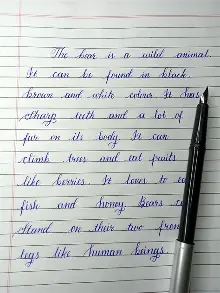
#> input picture samples/sample_cursive_blue.webp, 220 x 293 px
$ python -i assignment_engine.py   (imports and definitions only)
#> lines starting #> are read from the running program, lines starting #| are printed output that depends on the picture
#> further down, picture is the input picture: PIL image 220x293 RGB; mean R, G, B 185.3, 189.6, 188.2
#!/usr/bin/env python3
"""Assignment Notebook Engine — Renders structured handwritten assignment pages.

Produces convincing handwritten assignment pages on ruled notebook paper with:
  - Math notation: superscripts (^{...}), subscripts (_{...}), symbols (∈ → × ∏)
  - Structured layout: Problem headers, sub-parts (a,b,c), sub-sub (i,ii,iii)
  - Indentation, underlines, page headers (Date, Page No, Expt No)
  - Multi-page PDF output
  - Natural handwriting variations (baseline wobble, ink pressure, spacing jitter)

Usage:
    PYTHONPATH=src python assignment_engine.py content.txt output.pdf --style caveat --ink blue

Draw whole words (Caveat ligatures). Sit baselines on the ruled grid.
See AGENTS.md and docs/ASSIGNMENT_PAGES.md.
"""
from __future__ import annotations

import random
import re
from functools import lru_cache
from pathlib import Path
from PIL import Image, ImageChops, ImageDraw, ImageFilter, ImageFont
import numpy as np

FONTS_DIR = Path(__file__).resolve().parents[2] / "assets" / "fonts"

# ── Font styles ──────────────────────────────────────────────────────────────

STYLES = {
    "kalam": {
        "name": "Kalam (Student Notebook)",
        "file": "Kalam.ttf",
        "default_size": 32,
        "line_height": 48,
        "y_offset_ratio": 0.80,
    },
    "caveat": {
        "name": "Caveat (Flowing Cursive)",
        "file": "Caveat.ttf",
        "default_size": 38,
        "line_height": 48,
        "y_offset_ratio": 0.76,
    },
    "indie": {
        "name": "Indie Flower (Casual Hand)",
        "file": "IndieFlower.ttf",
        "default_size": 30,
        "line_height": 48,
        "y_offset_ratio": 0.78,
    },
    "patrick": {
        "name": "Patrick Hand (Neat Notes)",
        "file": "PatrickHand.ttf",
        "default_size": 32,
        "line_height": 48,
        "y_offset_ratio": 0.80,
    },
}

INKS = {
    "blue": (24, 62, 132),
    "black": (26, 28, 32),
    "darkblue": (15, 38, 85),
    "red": (185, 30, 40),
}

# assets/fonts/ is gitignored, so a fresh clone (Colab especially) has no faces.
# All four are OFL on Google Fonts.
_FONT_URLS = {
    "Kalam.ttf": "https://raw.githubusercontent.com/google/fonts/main/ofl/kalam/Kalam-Regular.ttf",
    "Caveat.ttf": "https://raw.githubusercontent.com/google/fonts/main/ofl/caveat/Caveat%5Bwght%5D.ttf",
    "IndieFlower.ttf": "https://raw.githubusercontent.com/google/fonts/main/ofl/indieflower/IndieFlower-Regular.ttf",
    "PatrickHand.ttf": "https://raw.githubusercontent.com/google/fonts/main/ofl/patrickhand/PatrickHand-Regular.ttf",
}


# [17 lines left out: function ensure_fonts, not called in this run]

# ── Unicode math helpers ─────────────────────────────────────────────────────

# Handwriting fonts cover Latin only, so math glyphs (∈ → ∏ ≤ …) must come from a
# fallback face or they render as .notdef boxes. DejaVuSans ships inside
# matplotlib, so the same lookup works on a PC and on Colab.
_FALLBACK_FONTS = [
    Path(__file__).resolve().parents[2] / "assets" / "fonts" / "DejaVuSans.ttf",
    Path("/usr/share/fonts/truetype/dejavu/DejaVuSans.ttf"),
    Path("/usr/share/fonts/truetype/noto/NotoSansMath-Regular.ttf"),
    Path("C:/Windows/Fonts/seguisym.ttf"),
    Path("C:/Windows/Fonts/arial.ttf"),
]


# [60 lines left out: functions _matplotlib_dejavu, fallback_font_path, _coverage, _pil_has_glyph, _covers, not called in this run]


@lru_cache(maxsize=64)
def _load_font(path_str: str, size: int) -> ImageFont.FreeTypeFont:
    return ImageFont.truetype(path_str, size)


# Caveat's cursive capital L is a bare loop that reads as an opening bracket, so
# `∂L/∂w` looks like `∂(/∂w`. Draw those few letters from the fallback face.
CONFUSABLE = {"Caveat.ttf": set("L")}


# [16 lines left out: function glyph_runs, not called in this run]


# Superscripts/subscripts are drawn as smaller raised/lowered text rather than
# mapped to Unicode ⁵/ₖ characters — handwriting faces don't have those.
SUP_SCALE = 0.62
SUP_RISE = 0.42
SUB_DROP = 0.16
FRAC_SCALE = 0.68
_FRAC_SEP = "\x1f"
# 1/2, 14/3, 1/N — not ∂L/∂w, not "car / pedestrian"
_SIMPLE_FRAC_RE = re.compile(
    r"(?<![A-Za-z\\^_])(\d+(?:\.\d+)?)/(N|\d+(?:\.\d+)?)(?![A-Za-z{])"
)


# [141 lines left out: functions rewrite_simple_fractions, split_words, _group_at, _flatten_markup, parse_segments, measure_segments, not called in this run]


# Upright fallback glyphs next to slanted handwriting read as "typed", so the
# math runs get sheared to roughly the handwriting's lean.
FALLBACK_SHEAR = 0.16

# Placement for handwritten symbol images: (height / font size, how far the
# bottom sits below the baseline / font size). Arrows float at mid x-height,
# big operators overhang, most symbols sit on the line.
_GLYPH_METRICS: dict[str, tuple[float, float]] = {
    "→": (0.44, 0.13), "←": (0.44, 0.13), "⇒": (0.44, 0.13), "⇔": (0.44, 0.13),
    "Σ": (0.90, -0.06), "∏": (0.90, -0.06), "√": (0.90, -0.04),
    "∇": (0.70, 0.0), "∂": (0.78, -0.10),
    "≤": (0.52, 0.04), "≥": (0.52, 0.04), "≠": (0.62, 0.0), "≈": (0.30, 0.16),
    "×": (0.34, 0.14), "·": (0.12, 0.14), "∞": (0.34, 0.14),
    "β": (0.80, -0.18), "γ": (0.60, -0.18), "μ": (0.58, -0.16),
    "σ": (0.48, 0.0), "λ": (0.72, 0.0), "θ": (0.78, 0.0), "δ": (0.74, 0.0),
    "α": (0.46, 0.0), "ε": (0.46, 0.0), "π": (0.46, 0.0), "Δ": (0.70, 0.0),
}
_GLYPH_DEFAULT = (0.58, 0.0)


# [40 lines left out: functions _draw_handwritten_glyph, _draw_sheared, not called in this run]


# Variation lives at the *word* level. Per-letter rotate/scale snaps Caveat's
# joins (the font's whole reason to exist) and reads as typed glyphs on a line.
WORD_ANGLE = 1.15     # degrees, peak — a written word leans a little
WORD_SCALE = 0.028    # fraction, peak
WORD_SHIFT = 0.55     # px, peak


# [96 lines left out: functions _stamp, _draw_connected, _draw_run, draw_segments, not called in this run]


# Common shorthand → Unicode replacements
SYMBOL_MAP = {
    r"\in": "∈",
    r"\notin": "∉",
    r"\times": "×",
    r"\cdot": "·",
    r"\to": "→",
    r"\rightarrow": "→",
    r"\leftarrow": "←",
    r"\implies": "⇒",
    r"\iff": "⇔",
    r"\forall": "∀",
    r"\exists": "∃",
    r"\sum": "Σ",
    r"\prod": "∏",
    r"\pi": "π",
    r"\theta": "θ",
    r"\alpha": "α",
    r"\beta": "β",
    r"\gamma": "γ",
    r"\delta": "δ",
    r"\sigma": "σ",
    r"\lambda": "λ",
    r"\mu": "μ",
    r"\epsilon": "ε",
    r"\partial": "∂",
    r"\infty": "∞",
    r"\neq": "≠",
    r"\leq": "≤",
    r"\geq": "≥",
    r"\approx": "≈",
    r"\subset": "⊂",
    r"\supset": "⊃",
    r"\cup": "∪",
    r"\cap": "∩",
    r"\emptyset": "∅",
    r"\nabla": "∇",
    r"\sqrt": "√",
    r"\int": "∫",
    r"\pm": "±",
    r"\ldots": "…",
    r"\cdots": "…",
    r"\eta": "η",
    r"\ell": "ℓ",
    r"\odot": "⊙",
    r"\top": "⊤",
    r"\propto": "∝",
    # Capital Greek — common in DL notation (Σ loss, Δ weights, Θ params).
    r"\Sigma": "Σ",
    r"\Delta": "Δ",
    r"\Theta": "Θ",
    r"\Lambda": "Λ",
    r"\Omega": "Ω",
    r"\Phi": "Φ",
    r"\Gamma": "Γ",
    r"\Pi": "∏",
    "R": "R",  # Keep R as-is (used in R^n notation)
}


# [6 lines left out: function replace_symbols, not called in this run]


# ── Page layout constants ────────────────────────────────────────────────────

PAGE_W, PAGE_H = 1200, 1700
MARGIN_LEFT = 145
MARGIN_RIGHT = 1100
MARGIN_TOP = 140
LINE_SPACING = 48  # pixels between ruled lines


# [48 lines left out: function make_notebook_page, not called in this run]


def apply_scan_look(img: Image.Image, seed: int | None = None) -> Image.Image:
    """Make a clean render look like a phone/Adobe Scan capture of paper.

    A perfectly axis-aligned, evenly-lit page is the giveaway even when the
    writing is good, so: tiny rotation, uneven lighting, softness, grain.
    """
    rng = random.Random(seed)
    w, h = img.size
#> w = 220; h = 293

    angle = rng.uniform(-0.22, 0.22)
    img = img.rotate(angle, resample=Image.BICUBIC, expand=False,
                     fillcolor=(252, 250, 245))

    arr = np.asarray(img).astype(np.float32)
    # Lighting gradient: brighter on one side, slight corner falloff.
    gx = np.linspace(rng.uniform(0.90, 0.99), rng.uniform(0.97, 1.03), w,
                     dtype=np.float32)
#> gx = 220 values from 0.971 to 1.03
    gy = np.linspace(rng.uniform(0.95, 1.01), rng.uniform(0.90, 0.99), h,
                     dtype=np.float32)
    shade = np.outer(gy, gx)
    yy, xx = np.mgrid[0:h, 0:w].astype(np.float32)
    r = (((xx - w / 2) / (w / 2)) ** 2 + ((yy - h / 2) / (h / 2)) ** 2)
    shade *= 1.0 - 0.055 * r
    arr *= shade[..., None]
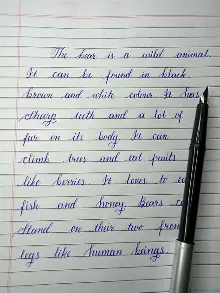
#> arr: shape (293, 220, 3) float32; mean R, G, B 176.3, 180.4, 179

    arr += np.random.normal(0, 2.1, arr.shape).astype(np.float32)
    out = Image.fromarray(np.clip(arr, 0, 255).astype(np.uint8))
    return out.filter(ImageFilter.GaussianBlur(radius=0.18))


BASE_PRESSURE = 240


# [14 lines left out: function _hand_line, not called in this run]


def _underline(mdraw: ImageDraw.ImageDraw, x0: float, x1: float, y: float,
               wobble: bool) -> None:
    _hand_line(mdraw, x0, x1, y, wobble)


def _strike(mdraw: ImageDraw.ImageDraw, x0: float, x1: float, y: float,
            wobble: bool) -> None:
    _hand_line(mdraw, x0 - 2, x1 + 2, y, wobble)


# Pressure drifts as you write rather than jumping per letter, so it is a random
# walk shared across the page instead of independent noise per glyph.
_PRESSURE = {"v": float(BASE_PRESSURE)}


# [40 lines left out: functions _wobbly, _pen_arrow, _pen_in, not called in this run]


# Symbols worth drawing by hand because they appear constantly and a font
# renders them too perfectly.
_PEN_SHAPES = {
    "→": lambda d, x, b, s: _pen_arrow(d, x, b, s, back=False),
    "←": lambda d, x, b, s: _pen_arrow(d, x, b, s, back=True),
    "∈": _pen_in,
}


# [293 lines left out: functions _jitter_pressure, composite_ink, _detect_indent, render_assignment, main, not called in this run]


# [2 lines not run here, left out]

>>> from PIL import Image
>>> picture = Image.open('../../samples/sample_cursive_blue.webp')
>>> result = apply_scan_look(picture)

$ run again, on samples/sample_student_notes.jpeg
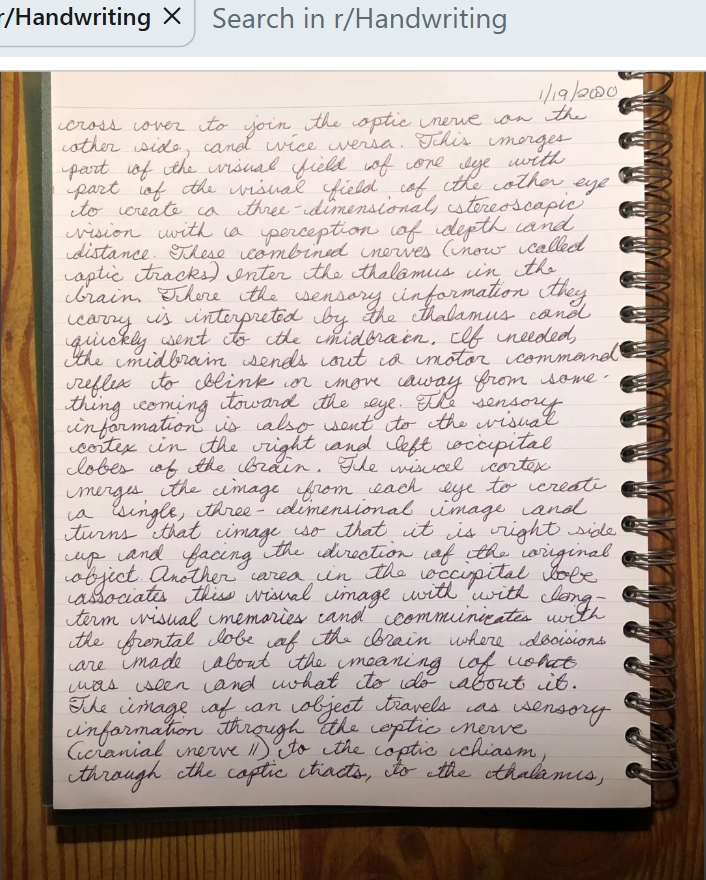
#> input picture samples/sample_student_notes.jpeg, 706 x 880 px
#> picture is the input picture: PIL image 706x880 RGB; mean R, G, B 186.1, 171.8, 164
#> in apply_scan_look, `img = img.rotate(angle, resample=Image.BICUBIC, expand=False, fillcolo..`:
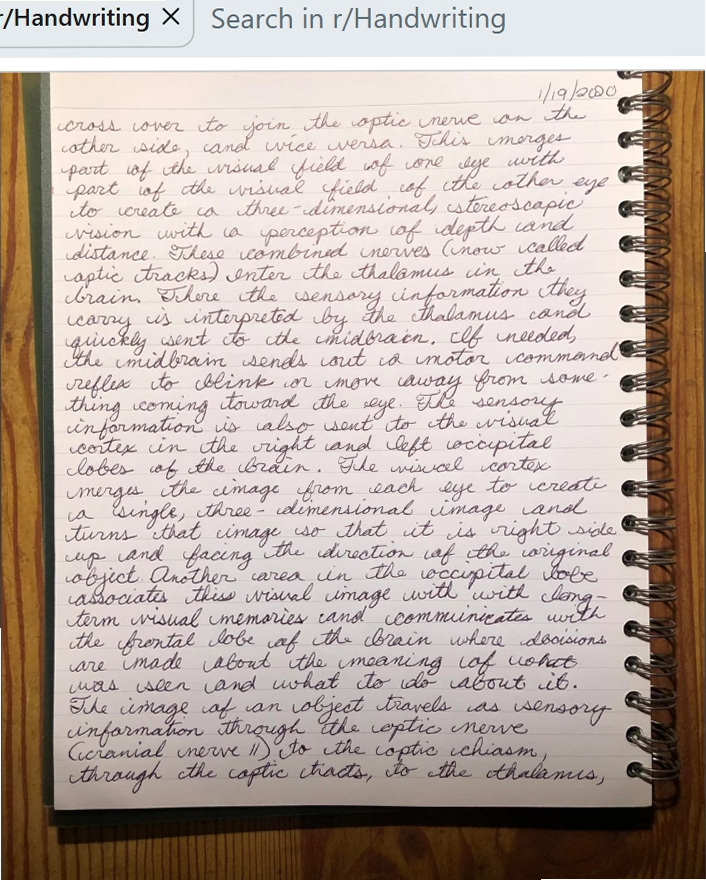
#> img: PIL image 706x880 RGB; mean R, G, B 185.8, 171.5, 163.7
#> in apply_scan_look, `arr *= shade[..., None]`:
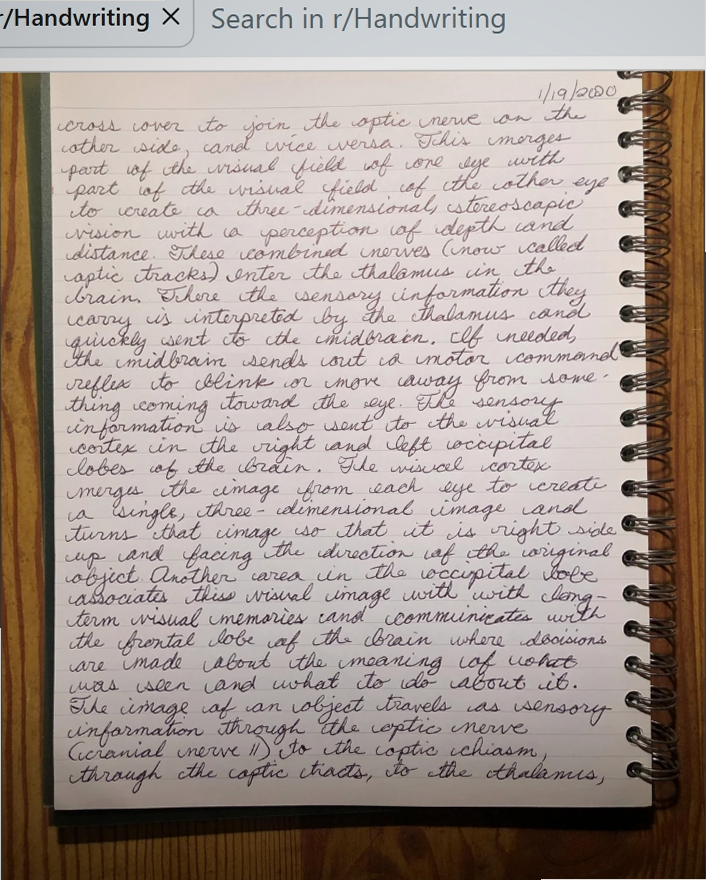
#> arr: shape (880, 706, 3) float32; mean R, G, B 167.2, 154.4, 147.7
